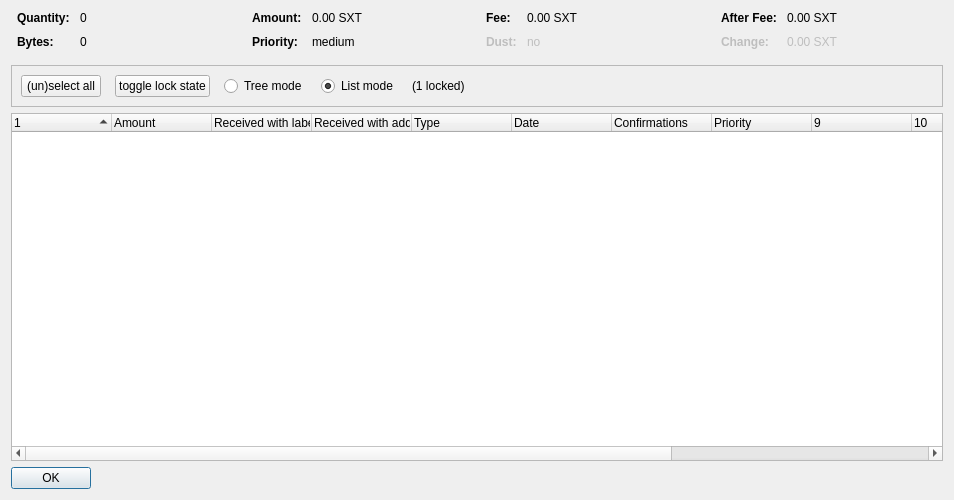
<?xml version="1.0" encoding="UTF-8"?>
<ui version="4.0">
 <class>CoinControlDialog</class>
 <widget class="QDialog" name="CoinControlDialog">
  <property name="geometry">
   <rect>
    <x>0</x>
    <y>0</y>
    <width>954</width>
    <height>500</height>
   </rect>
  </property>
  <property name="windowTitle">
   <string>Coin Selection</string>
  </property>
  <layout class="QVBoxLayout" name="verticalLayout">
   <item>
    <layout class="QHBoxLayout" name="horizontalLayoutTop" stretch="0,0,0,0">
     <property name="topMargin">
      <number>0</number>
     </property>
     <property name="bottomMargin">
      <number>10</number>
     </property>
     <item>
      <layout class="QFormLayout" name="formLayoutCoinControl1">
       <property name="horizontalSpacing">
        <number>10</number>
       </property>
       <property name="verticalSpacing">
        <number>10</number>
       </property>
       <property name="leftMargin">
        <number>6</number>
       </property>
       <property name="rightMargin">
        <number>6</number>
       </property>
       <item row="0" column="0">
        <widget class="QLabel" name="labelCoinControlQuantityText">
         <property name="font">
          <font>
           <weight>75</weight>
           <bold>true</bold>
          </font>
         </property>
         <property name="text">
          <string>Quantity:</string>
         </property>
        </widget>
       </item>
       <item row="0" column="1">
        <widget class="QLabel" name="labelCoinControlQuantity">
         <property name="cursor">
          <cursorShape>IBeamCursor</cursorShape>
         </property>
         <property name="contextMenuPolicy">
          <enum>Qt::ActionsContextMenu</enum>
         </property>
         <property name="text">
          <string notr="true">0</string>
         </property>
         <property name="textInteractionFlags">
          <set>Qt::LinksAccessibleByMouse|Qt::TextSelectableByKeyboard|Qt::TextSelectableByMouse</set>
         </property>
        </widget>
       </item>
       <item row="1" column="0">
        <widget class="QLabel" name="labelCoinControlBytesText">
         <property name="font">
          <font>
           <weight>75</weight>
           <bold>true</bold>
          </font>
         </property>
         <property name="text">
          <string>Bytes:</string>
         </property>
        </widget>
       </item>
       <item row="1" column="1">
        <widget class="QLabel" name="labelCoinControlBytes">
         <property name="cursor">
          <cursorShape>IBeamCursor</cursorShape>
         </property>
         <property name="contextMenuPolicy">
          <enum>Qt::ActionsContextMenu</enum>
         </property>
         <property name="text">
          <string notr="true">0</string>
         </property>
         <property name="textInteractionFlags">
          <set>Qt::LinksAccessibleByMouse|Qt::TextSelectableByKeyboard|Qt::TextSelectableByMouse</set>
         </property>
        </widget>
       </item>
      </layout>
     </item>
     <item>
      <layout class="QFormLayout" name="formLayoutCoinControl2">
       <property name="horizontalSpacing">
        <number>10</number>
       </property>
       <property name="verticalSpacing">
        <number>10</number>
       </property>
       <property name="leftMargin">
        <number>6</number>
       </property>
       <property name="rightMargin">
        <number>6</number>
       </property>
       <item row="0" column="0">
        <widget class="QLabel" name="labelCoinControlAmountText">
         <property name="font">
          <font>
           <weight>75</weight>
           <bold>true</bold>
          </font>
         </property>
         <property name="text">
          <string>Amount:</string>
         </property>
        </widget>
       </item>
       <item row="0" column="1">
        <widget class="QLabel" name="labelCoinControlAmount">
         <property name="cursor">
          <cursorShape>IBeamCursor</cursorShape>
         </property>
         <property name="contextMenuPolicy">
          <enum>Qt::ActionsContextMenu</enum>
         </property>
         <property name="text">
          <string notr="true">0.00 SXT</string>
         </property>
         <property name="textInteractionFlags">
          <set>Qt::LinksAccessibleByMouse|Qt::TextSelectableByKeyboard|Qt::TextSelectableByMouse</set>
         </property>
        </widget>
       </item>
       <item row="1" column="0">
        <widget class="QLabel" name="labelCoinControlPriorityText">
         <property name="font">
          <font>
           <weight>75</weight>
           <bold>true</bold>
          </font>
         </property>
         <property name="text">
          <string>Priority:</string>
         </property>
        </widget>
       </item>
       <item row="1" column="1">
        <widget class="QLabel" name="labelCoinControlPriority">
         <property name="cursor">
          <cursorShape>IBeamCursor</cursorShape>
         </property>
         <property name="contextMenuPolicy">
          <enum>Qt::ActionsContextMenu</enum>
         </property>
         <property name="text">
          <string>medium</string>
         </property>
         <property name="textInteractionFlags">
          <set>Qt::LinksAccessibleByMouse|Qt::TextSelectableByKeyboard|Qt::TextSelectableByMouse</set>
         </property>
        </widget>
       </item>
      </layout>
     </item>
     <item>
      <layout class="QFormLayout" name="formLayoutCoinControl3">
       <property name="horizontalSpacing">
        <number>10</number>
       </property>
       <property name="verticalSpacing">
        <number>10</number>
       </property>
       <property name="leftMargin">
        <number>6</number>
       </property>
       <property name="rightMargin">
        <number>6</number>
       </property>
       <item row="0" column="0">
        <widget class="QLabel" name="labelCoinControlFeeText">
         <property name="font">
          <font>
           <weight>75</weight>
           <bold>true</bold>
          </font>
         </property>
         <property name="text">
          <string>Fee:</string>
         </property>
        </widget>
       </item>
       <item row="0" column="1">
        <widget class="QLabel" name="labelCoinControlFee">
         <property name="cursor">
          <cursorShape>IBeamCursor</cursorShape>
         </property>
         <property name="contextMenuPolicy">
          <enum>Qt::ActionsContextMenu</enum>
         </property>
         <property name="text">
          <string notr="true">0.00 SXT</string>
         </property>
         <property name="textInteractionFlags">
          <set>Qt::LinksAccessibleByMouse|Qt::TextSelectableByKeyboard|Qt::TextSelectableByMouse</set>
         </property>
        </widget>
       </item>
       <item row="1" column="0">
        <widget class="QLabel" name="labelCoinControlLowOutputText">
         <property name="enabled">
          <bool>false</bool>
         </property>
         <property name="font">
          <font>
           <weight>75</weight>
           <bold>true</bold>
          </font>
         </property>
         <property name="text">
          <string>Dust:</string>
         </property>
        </widget>
       </item>
       <item row="1" column="1">
        <widget class="QLabel" name="labelCoinControlLowOutput">
         <property name="enabled">
          <bool>false</bool>
         </property>
         <property name="cursor">
          <cursorShape>IBeamCursor</cursorShape>
         </property>
         <property name="contextMenuPolicy">
          <enum>Qt::ActionsContextMenu</enum>
         </property>
         <property name="text">
          <string>no</string>
         </property>
         <property name="textInteractionFlags">
          <set>Qt::LinksAccessibleByMouse|Qt::TextSelectableByKeyboard|Qt::TextSelectableByMouse</set>
         </property>
        </widget>
       </item>
      </layout>
     </item>
     <item>
      <layout class="QFormLayout" name="formLayoutCoinControl4">
       <property name="horizontalSpacing">
        <number>10</number>
       </property>
       <property name="verticalSpacing">
        <number>10</number>
       </property>
       <property name="leftMargin">
        <number>6</number>
       </property>
       <property name="rightMargin">
        <number>6</number>
       </property>
       <item row="0" column="0">
        <widget class="QLabel" name="labelCoinControlAfterFeeText">
         <property name="font">
          <font>
           <weight>75</weight>
           <bold>true</bold>
          </font>
         </property>
         <property name="text">
          <string>After Fee:</string>
         </property>
        </widget>
       </item>
       <item row="0" column="1">
        <widget class="QLabel" name="labelCoinControlAfterFee">
         <property name="cursor">
          <cursorShape>IBeamCursor</cursorShape>
         </property>
         <property name="contextMenuPolicy">
          <enum>Qt::ActionsContextMenu</enum>
         </property>
         <property name="text">
          <string notr="true">0.00 SXT</string>
         </property>
         <property name="textInteractionFlags">
          <set>Qt::LinksAccessibleByMouse|Qt::TextSelectableByKeyboard|Qt::TextSelectableByMouse</set>
         </property>
        </widget>
       </item>
       <item row="1" column="0">
        <widget class="QLabel" name="labelCoinControlChangeText">
         <property name="enabled">
          <bool>false</bool>
         </property>
         <property name="font">
          <font>
           <weight>75</weight>
           <bold>true</bold>
          </font>
         </property>
         <property name="text">
          <string>Change:</string>
         </property>
        </widget>
       </item>
       <item row="1" column="1">
        <widget class="QLabel" name="labelCoinControlChange">
         <property name="enabled">
          <bool>false</bool>
         </property>
         <property name="cursor">
          <cursorShape>IBeamCursor</cursorShape>
         </property>
         <property name="contextMenuPolicy">
          <enum>Qt::ActionsContextMenu</enum>
         </property>
         <property name="text">
          <string notr="true">0.00 SXT</string>
         </property>
         <property name="textInteractionFlags">
          <set>Qt::LinksAccessibleByMouse|Qt::TextSelectableByKeyboard|Qt::TextSelectableByMouse</set>
         </property>
        </widget>
       </item>
      </layout>
     </item>
    </layout>
   </item>
   <item>
    <widget class="QFrame" name="frame">
     <property name="minimumSize">
      <size>
       <width>0</width>
       <height>40</height>
      </size>
     </property>
     <property name="frameShape">
      <enum>QFrame::StyledPanel</enum>
     </property>
     <property name="frameShadow">
      <enum>QFrame::Sunken</enum>
     </property>
     <layout class="QHBoxLayout" name="horizontalLayout">
      <item>
       <layout class="QHBoxLayout" name="horizontalLayoutPanel" stretch="0,0,0,0,0,0">
        <property name="spacing">
         <number>14</number>
        </property>
        <item>
         <widget class="QPushButton" name="pushButtonSelectAll">
          <property name="sizePolicy">
           <sizepolicy hsizetype="Maximum" vsizetype="Fixed">
            <horstretch>0</horstretch>
            <verstretch>0</verstretch>
           </sizepolicy>
          </property>
          <property name="text">
           <string>(un)select all</string>
          </property>
          <property name="autoDefault">
           <bool>false</bool>
          </property>
         </widget>
        </item>
        <item>
         <widget class="QPushButton" name="pushButtonToggleLock">
          <property name="sizePolicy">
           <sizepolicy hsizetype="Maximum" vsizetype="Fixed">
            <horstretch>0</horstretch>
            <verstretch>0</verstretch>
           </sizepolicy>
          </property>
          <property name="text">
           <string>toggle lock state</string>
          </property>
          <property name="autoDefault">
           <bool>false</bool>
          </property>
         </widget>
        </item>
        <item>
         <widget class="QRadioButton" name="radioTreeMode">
          <property name="sizePolicy">
           <sizepolicy hsizetype="Maximum" vsizetype="Fixed">
            <horstretch>0</horstretch>
            <verstretch>0</verstretch>
           </sizepolicy>
          </property>
          <property name="text">
           <string>Tree mode</string>
          </property>
         </widget>
        </item>
        <item>
         <widget class="QRadioButton" name="radioListMode">
          <property name="sizePolicy">
           <sizepolicy hsizetype="Maximum" vsizetype="Fixed">
            <horstretch>0</horstretch>
            <verstretch>0</verstretch>
           </sizepolicy>
          </property>
          <property name="text">
           <string>List mode</string>
          </property>
          <property name="checked">
           <bool>true</bool>
          </property>
         </widget>
        </item>
        <item>
         <widget class="QLabel" name="labelLocked">
          <property name="text">
           <string>(1 locked)</string>
          </property>
         </widget>
        </item>
        <item>
         <spacer name="horizontalSpacer">
          <property name="orientation">
           <enum>Qt::Horizontal</enum>
          </property>
          <property name="sizeHint" stdset="0">
           <size>
            <width>40</width>
            <height>20</height>
           </size>
          </property>
         </spacer>
        </item>
       </layout>
      </item>
     </layout>
    </widget>
   </item>
   <item>
    <widget class="CoinControlTreeWidget" name="treeWidget">
     <property name="contextMenuPolicy">
      <enum>Qt::CustomContextMenu</enum>
     </property>
     <property name="sortingEnabled">
      <bool>false</bool>
     </property>
     <property name="columnCount">
      <number>13</number>
     </property>
     <attribute name="headerShowSortIndicator" stdset="0">
      <bool>true</bool>
     </attribute>
     <attribute name="headerStretchLastSection">
      <bool>false</bool>
     </attribute>
     <column>
      <property name="text">
       <string/>
      </property>
     </column>
     <column>
      <property name="text">
       <string>Amount</string>
      </property>
     </column>
     <column>
      <property name="text">
       <string>Received with label</string>
      </property>
     </column>
     <column>
      <property name="text">
       <string>Received with address</string>
      </property>
     </column>
     <column>
      <property name="text">
	<string>Type</string>
      </property>
     </column>
     <column>
      <property name="text">	 
       <string>Date</string>
      </property>
     </column>
     <column>
      <property name="text">
       <string>Confirmations</string>
      </property>
      <property name="toolTip">
       <string>Confirmed</string>
      </property>
     </column>
     <column>
      <property name="text">
       <string>Priority</string>
      </property>
     </column>
     <column>
      <property name="text">
       <string/>
      </property>
     </column>
     <column>
      <property name="text">
       <string/>
      </property>
     </column>
     <column>
      <property name="text">
       <string/>
      </property>
     </column>
     <column>
      <property name="text">
       <string/>
      </property>
     </column>
     <column>
      <property name="text">
       <string/>
      </property>
     </column>
    </widget>
   </item>
   <item>
    <widget class="QDialogButtonBox" name="buttonBox">
     <property name="sizePolicy">
      <sizepolicy hsizetype="Maximum" vsizetype="Fixed">
       <horstretch>0</horstretch>
       <verstretch>0</verstretch>
      </sizepolicy>
     </property>
     <property name="orientation">
      <enum>Qt::Horizontal</enum>
     </property>
     <property name="standardButtons">
      <set>QDialogButtonBox::Ok</set>
     </property>
    </widget>
   </item>
  </layout>
 </widget>
 <customwidgets>
  <customwidget>
   <class>CoinControlTreeWidget</class>
   <extends>QTreeWidget</extends>
   <header>coincontroltreewidget.h</header>
  </customwidget>
 </customwidgets>
 <resources/>
 <connections/>
</ui>
